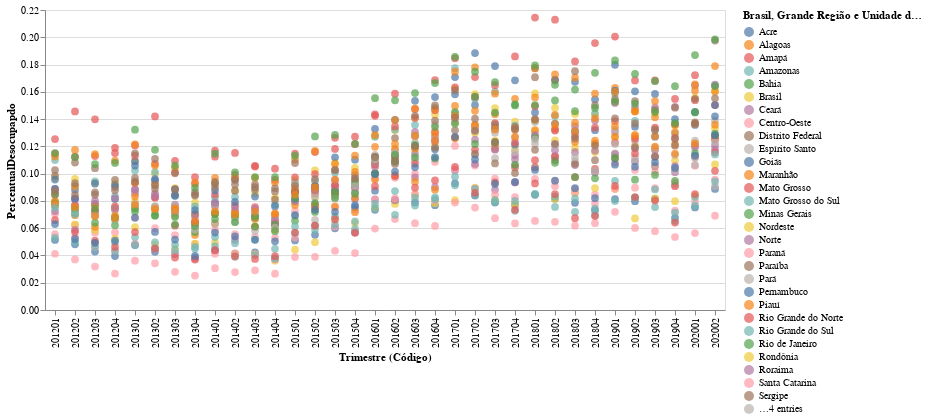

Specify this chart in Vega-Lite:
### Vega specification from a JSON file in a GitHub repository (floating-point values rounded to 4 significant figures; data arrays with more than 128 entries replaced by an {"elided": "..."} marker saying what was removed)
{"$schema": "https://vega.github.io/schema/vega/v5.json", "background": "white", "padding": 5, "height": 300, "style": "cell", "data": [{"name": "selector001_store"}, {"name": "data-1d1eabde7d251775add3cbcb1864b686", "values": {"elided": "1122 records"}}, {"name": "data_0", "source": "data-1d1eabde7d251775add3cbcb1864b686", "transform": [{"type": "filter", "expr": "isValid(datum[\"PercentualDesocupapdo\"]) && isFinite(+datum[\"PercentualDesocupapdo\"])"}]}], "signals": [{"name": "x_step", "value": 20}, {"name": "width", "update": "bandspace(domain('x').length, 1, 0.5) * x_step"}, {"name": "unit", "value": {}, "on": [{"events": "mousemove", "update": "isTuple(group()) ? group() : unit"}]}, {"name": "selector001", "update": "vlSelectionResolve(\"selector001_store\", \"union\")"}, {"name": "selector001_Trimestre__C_digo_", "on": [{"events": {"signal": "selector001_translate_delta"}, "update": "panLinear(selector001_translate_anchor.extent_x, -selector001_translate_delta.x / width)"}, {"events": {"signal": "selector001_zoom_delta"}, "update": "zoomLinear(domain(\"x\"), selector001_zoom_anchor.x, selector001_zoom_delta)"}, {"events": [{"source": "scope", "type": "dblclick"}], "update": "null"}]}, {"name": "selector001_PercentualDesocupapdo", "on": [{"events": {"signal": "selector001_translate_delta"}, "update": "panLinear(selector001_translate_anchor.extent_y, selector001_translate_delta.y / height)"}, {"events": {"signal": "selector001_zoom_delta"}, "update": "zoomLinear(domain(\"y\"), selector001_zoom_anchor.y, selector001_zoom_delta)"}, {"events": [{"source": "scope", "type": "dblclick"}], "update": "null"}]}, {"name": "selector001_tuple", "on": [{"events": [{"signal": "selector001_Trimestre__C_digo_ || selector001_PercentualDesocupapdo"}], "update": "selector001_Trimestre__C_digo_ && selector001_PercentualDesocupapdo ? {unit: \"\", fields: selector001_tuple_fields, values: [selector001_Trimestre__C_digo_,selector001_PercentualDesocupapdo]} : null"}]}, {"name": "selector001_tuple_fields", "value": [{"field": "Trimestre (Código)", "channel": "x", "type": "E"}, {"field": "PercentualDesocupapdo", "channel": "y", "type": "R"}]}, {"name": "selector001_translate_anchor", "value": {}, "on": [{"events": [{"source": "scope", "type": "mousedown"}], "update": "{x: x(unit), y: y(unit), extent_x: domain(\"x\"), extent_y: domain(\"y\")}"}]}, {"name": "selector001_translate_delta", "value": {}, "on": [{"events": [{"source": "window", "type": "mousemove", "consume": true, "between": [{"source": "scope", "type": "mousedown"}, {"source": "window", "type": "mouseup"}]}], "update": "{x: selector001_translate_anchor.x - x(unit), y: selector001_translate_anchor.y - y(unit)}"}]}, {"name": "selector001_zoom_anchor", "on": [{"events": [{"source": "scope", "type": "wheel", "consume": true}], "update": "{x: invert(\"x\", x(unit)), y: invert(\"y\", y(unit))}"}]}, {"name": "selector001_zoom_delta", "on": [{"events": [{"source": "scope", "type": "wheel", "consume": true}], "force": true, "update": "pow(1.001, event.deltaY * pow(16, event.deltaMode))"}]}, {"name": "selector001_modify", "on": [{"events": {"signal": "selector001_tuple"}, "update": "modify(\"selector001_store\", selector001_tuple, true)"}]}], "marks": [{"name": "marks", "type": "symbol", "clip": true, "style": ["circle"], "interactive": true, "from": {"data": "data_0"}, "encode": {"update": {"opacity": {"value": 0.7}, "size": {"value": 60}, "fill": {"scale": "color", "field": "Brasil, Grande Região e Unidade da Federação"}, "tooltip": {"signal": "{\"Brasil, Grande Região e Unidade da Federação\": ''+datum[\"Brasil, Grande Região e Unidade da Federação\"], \"Trimestre\": ''+datum[\"Trimestre\"], \"Unidade de Medida\": ''+datum[\"Unidade de Medida\"], \"Força de trabalho\": format(datum[\"Força de trabalho\"], \"\"), \"Força de trabalho - desocupada\": format(datum[\"Força de trabalho - desocupada\"], \"\"), \"PercentualDesocupapdo\": format(datum[\"PercentualDesocupapdo\"], \"\")}"}, "x": {"scale": "x", "field": "Trimestre (Código)"}, "y": {"scale": "y", "field": "PercentualDesocupapdo"}, "shape": {"value": "circle"}}}}], "scales": [{"name": "x", "type": "point", "domain": {"data": "data_0", "field": "Trimestre (Código)", "sort": true}, "range": {"step": {"signal": "x_step"}}, "padding": 0.5}, {"name": "y", "type": "linear", "domain": {"data": "data_0", "field": "PercentualDesocupapdo"}, "domainRaw": {"signal": "selector001[\"PercentualDesocupapdo\"]"}, "range": [{"signal": "height"}, 0], "nice": true, "zero": true}, {"name": "color", "type": "ordinal", "domain": {"data": "data_0", "field": "Brasil, Grande Região e Unidade da Federação", "sort": true}, "range": "category"}], "axes": [{"scale": "y", "orient": "left", "gridScale": "x", "grid": true, "tickCount": {"signal": "ceil(height/40)"}, "domain": false, "labels": false, "maxExtent": 0, "minExtent": 0, "ticks": false, "zindex": 0}, {"scale": "x", "orient": "bottom", "grid": false, "title": "Trimestre (Código)", "labelAlign": "right", "labelAngle": 270, "labelBaseline": "middle", "zindex": 0}, {"scale": "y", "orient": "left", "grid": false, "title": "PercentualDesocupapdo", "labelOverlap": true, "tickCount": {"signal": "ceil(height/40)"}, "zindex": 0}], "legends": [{"fill": "color", "symbolType": "circle", "title": "Brasil, Grande Região e Unidade da Federação", "encode": {"symbols": {"update": {"opacity": {"value": 0.7}}}}}]}
